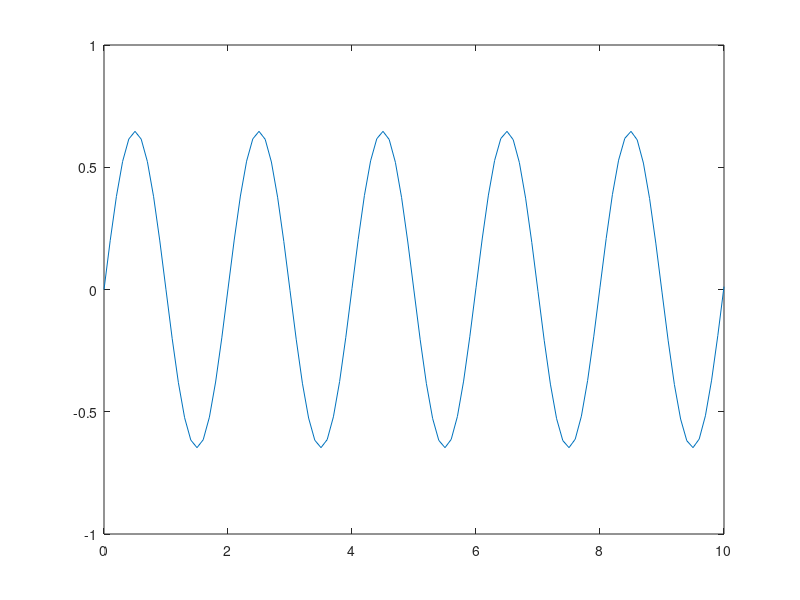

The MATLAB script that drew this image: (Note: this script raises an error after producing the figure.)
function diferencia_central

    % d^2y/dx^2 + g/L y = 0
    L = 1;
    g = 9.8;
    x0 = 0;
    dx = 0.1;
    xn = 10;
    y0 = 0;
    dy0 = 2;

    x = (x0:dx:xn)';
    y(1) = y0;

    d2y0 = (-g / L) * y0;
    y_1 = y0 - dx * dy0 + (dx^2/2) * d2y0;  

    y(2) = (2 - (g * dx^2) / L) * y(1) - y_1;

    for i = 2:(xn - x0) / dx
        y(i + 1) = (2 - (g * dx^2) / L) * y(i) - y(i - 1);
    endfor

    plot(x, y);
    legend(y(x));
endfunction
